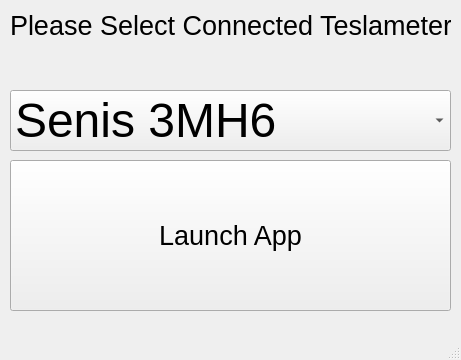
<?xml version="1.0" encoding="UTF-8"?>
<ui version="4.0">
 <class>SelectionWindow</class>
 <widget class="QMainWindow" name="SelectionWindow">
  <property name="geometry">
   <rect>
    <x>0</x>
    <y>0</y>
    <width>461</width>
    <height>360</height>
   </rect>
  </property>
  <property name="windowTitle">
   <string>MainWindow</string>
  </property>
  <widget class="QWidget" name="centralwidget">
   <widget class="QPushButton" name="LaunchAppButton">
    <property name="geometry">
     <rect>
      <x>10</x>
      <y>160</y>
      <width>441</width>
      <height>151</height>
     </rect>
    </property>
    <property name="font">
     <font>
      <pointsize>20</pointsize>
     </font>
    </property>
    <property name="toolTip">
     <string>Launch app</string>
    </property>
    <property name="text">
     <string>Launch App</string>
    </property>
   </widget>
   <widget class="QComboBox" name="teslameter_comboBox">
    <property name="geometry">
     <rect>
      <x>10</x>
      <y>90</y>
      <width>441</width>
      <height>61</height>
     </rect>
    </property>
    <property name="font">
     <font>
      <pointsize>36</pointsize>
     </font>
    </property>
    <item>
     <property name="text">
      <string>Senis 3MH6</string>
     </property>
    </item>
    <item>
     <property name="text">
      <string>Senis 3MTS</string>
     </property>
    </item>
    <item>
     <property name="text">
      <string>Senis 3MH3</string>
     </property>
    </item>
    <item>
     <property name="text">
      <string>No Probe</string>
     </property>
    </item>
   </widget>
   <widget class="QLabel" name="label">
    <property name="geometry">
     <rect>
      <x>10</x>
      <y>0</y>
      <width>441</width>
      <height>51</height>
     </rect>
    </property>
    <property name="font">
     <font>
      <pointsize>20</pointsize>
     </font>
    </property>
    <property name="text">
     <string>Please Select Connected Teslameter</string>
    </property>
   </widget>
   <widget class="QLabel" name="selection_warning_label">
    <property name="geometry">
     <rect>
      <x>10</x>
      <y>50</y>
      <width>431</width>
      <height>31</height>
     </rect>
    </property>
    <property name="font">
     <font>
      <pointsize>18</pointsize>
     </font>
    </property>
    <property name="text">
     <string/>
    </property>
   </widget>
  </widget>
  <widget class="QMenuBar" name="menubar">
   <property name="geometry">
    <rect>
     <x>0</x>
     <y>0</y>
     <width>461</width>
     <height>21</height>
    </rect>
   </property>
  </widget>
  <widget class="QStatusBar" name="statusbar"/>
 </widget>
 <resources/>
 <connections/>
</ui>
